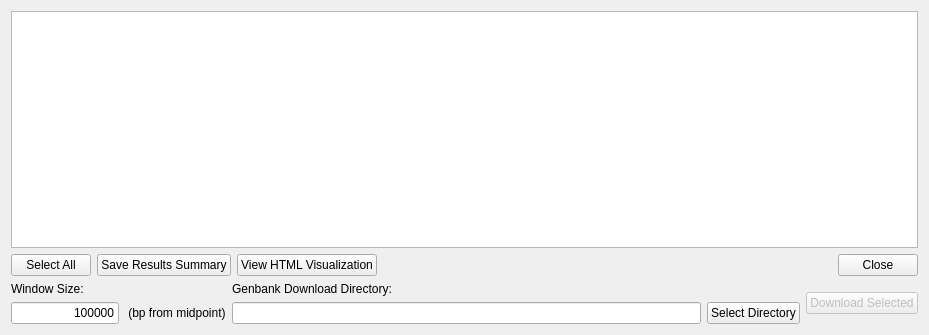
<?xml version="1.0" encoding="UTF-8"?>
<ui version="4.0">
 <class>Results</class>
 <widget class="QWidget" name="Results">
  <property name="geometry">
   <rect>
    <x>0</x>
    <y>0</y>
    <width>929</width>
    <height>335</height>
   </rect>
  </property>
  <property name="sizePolicy">
   <sizepolicy hsizetype="MinimumExpanding" vsizetype="MinimumExpanding">
    <horstretch>1</horstretch>
    <verstretch>1</verstretch>
   </sizepolicy>
  </property>
  <property name="windowTitle">
   <string>Results</string>
  </property>
  <layout class="QVBoxLayout" name="verticalLayout">
   <item>
    <widget class="QTableWidget" name="resultsList">
     <property name="sizePolicy">
      <sizepolicy hsizetype="Expanding" vsizetype="Expanding">
       <horstretch>1</horstretch>
       <verstretch>1</verstretch>
      </sizepolicy>
     </property>
     <property name="sizeAdjustPolicy">
      <enum>QAbstractScrollArea::AdjustToContents</enum>
     </property>
     <property name="editTriggers">
      <set>QAbstractItemView::NoEditTriggers</set>
     </property>
     <property name="textElideMode">
      <enum>Qt::ElideMiddle</enum>
     </property>
     <property name="sortingEnabled">
      <bool>true</bool>
     </property>
     <attribute name="horizontalHeaderCascadingSectionResizes">
      <bool>true</bool>
     </attribute>
     <attribute name="horizontalHeaderStretchLastSection">
      <bool>true</bool>
     </attribute>
    </widget>
   </item>
   <item>
    <layout class="QHBoxLayout" name="horizontalLayout_2">
     <item>
      <widget class="QPushButton" name="selectAllBtn">
       <property name="sizePolicy">
        <sizepolicy hsizetype="Fixed" vsizetype="Fixed">
         <horstretch>0</horstretch>
         <verstretch>0</verstretch>
        </sizepolicy>
       </property>
       <property name="text">
        <string>Select All</string>
       </property>
      </widget>
     </item>
     <item>
      <widget class="QPushButton" name="exportSummaryResultsBtn">
       <property name="sizePolicy">
        <sizepolicy hsizetype="Fixed" vsizetype="Fixed">
         <horstretch>0</horstretch>
         <verstretch>0</verstretch>
        </sizepolicy>
       </property>
       <property name="text">
        <string>Save Results Summary</string>
       </property>
      </widget>
     </item>
     <item>
      <widget class="QPushButton" name="viewHTMLvisBtn">
       <property name="sizePolicy">
        <sizepolicy hsizetype="Fixed" vsizetype="Fixed">
         <horstretch>0</horstretch>
         <verstretch>0</verstretch>
        </sizepolicy>
       </property>
       <property name="text">
        <string>View HTML Visualization</string>
       </property>
      </widget>
     </item>
     <item alignment="Qt::AlignRight">
      <widget class="QPushButton" name="closeBtn">
       <property name="enabled">
        <bool>true</bool>
       </property>
       <property name="sizePolicy">
        <sizepolicy hsizetype="Fixed" vsizetype="Fixed">
         <horstretch>0</horstretch>
         <verstretch>0</verstretch>
        </sizepolicy>
       </property>
       <property name="text">
        <string>Close</string>
       </property>
      </widget>
     </item>
    </layout>
   </item>
   <item>
    <layout class="QHBoxLayout" name="horizontalLayout">
     <item>
      <layout class="QVBoxLayout" name="verticalLayout_2">
       <item>
        <widget class="QLabel" name="label">
         <property name="sizePolicy">
          <sizepolicy hsizetype="Fixed" vsizetype="Preferred">
           <horstretch>0</horstretch>
           <verstretch>0</verstretch>
          </sizepolicy>
         </property>
         <property name="text">
          <string>Window Size:</string>
         </property>
        </widget>
       </item>
       <item>
        <layout class="QHBoxLayout" name="horizontalLayout_3">
         <item>
          <widget class="QLineEdit" name="gbDlWindowSize">
           <property name="sizePolicy">
            <sizepolicy hsizetype="Fixed" vsizetype="Fixed">
             <horstretch>0</horstretch>
             <verstretch>0</verstretch>
            </sizepolicy>
           </property>
           <property name="inputMethodHints">
            <set>Qt::ImhFormattedNumbersOnly</set>
           </property>
           <property name="text">
            <string>100000</string>
           </property>
           <property name="alignment">
            <set>Qt::AlignRight|Qt::AlignTrailing|Qt::AlignVCenter</set>
           </property>
          </widget>
         </item>
         <item>
          <widget class="QLabel" name="label_3">
           <property name="text">
            <string> (bp from midpoint)</string>
           </property>
          </widget>
         </item>
        </layout>
       </item>
      </layout>
     </item>
     <item>
      <layout class="QVBoxLayout" name="verticalLayout_3">
       <item>
        <widget class="QLabel" name="label_2">
         <property name="text">
          <string>Genbank Download Directory:</string>
         </property>
        </widget>
       </item>
       <item>
        <layout class="QHBoxLayout" name="horizontalLayout_4">
         <item>
          <widget class="QLineEdit" name="gbkExportDlDir">
           <property name="readOnly">
            <bool>true</bool>
           </property>
          </widget>
         </item>
         <item>
          <widget class="QPushButton" name="selectGbkExportDirBtn">
           <property name="text">
            <string>Select Directory</string>
           </property>
          </widget>
         </item>
        </layout>
       </item>
      </layout>
     </item>
     <item>
      <widget class="QPushButton" name="exportSelectedGbkBtn">
       <property name="enabled">
        <bool>false</bool>
       </property>
       <property name="text">
        <string>Download Selected</string>
       </property>
      </widget>
     </item>
    </layout>
   </item>
  </layout>
 </widget>
 <resources/>
 <connections>
  <connection>
   <sender>closeBtn</sender>
   <signal>pressed()</signal>
   <receiver>Results</receiver>
   <slot>close()</slot>
   <hints>
    <hint type="sourcelabel">
     <x>506</x>
     <y>315</y>
    </hint>
    <hint type="destinationlabel">
     <x>287</x>
     <y>167</y>
    </hint>
   </hints>
  </connection>
 </connections>
</ui>
